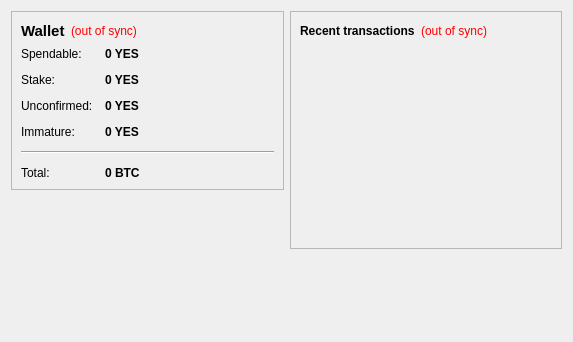
<?xml version="1.0" encoding="UTF-8"?>
<ui version="4.0">
 <class>OverviewPage</class>
 <widget class="QWidget" name="OverviewPage">
  <property name="geometry">
   <rect>
    <x>0</x>
    <y>0</y>
    <width>573</width>
    <height>342</height>
   </rect>
  </property>
  <property name="windowTitle">
   <string>Form</string>
  </property>
  <layout class="QHBoxLayout" name="horizontalLayout" stretch="1,1">
   <item>
    <layout class="QVBoxLayout" name="verticalLayout_2">
     <item>
      <widget class="QFrame" name="frame">
       <property name="frameShape">
        <enum>QFrame::StyledPanel</enum>
       </property>
       <property name="frameShadow">
        <enum>QFrame::Raised</enum>
       </property>
       <layout class="QVBoxLayout" name="verticalLayout_4">
        <item>
         <layout class="QHBoxLayout" name="horizontalLayout_4">
          <item>
           <widget class="QLabel" name="label_5">
            <property name="font">
             <font>
              <pointsize>11</pointsize>
              <weight>75</weight>
              <bold>true</bold>
             </font>
            </property>
            <property name="text">
             <string>Wallet</string>
            </property>
           </widget>
          </item>
          <item>
           <widget class="QLabel" name="labelWalletStatus">
            <property name="toolTip">
             <string>The displayed information may be out of date. Your wallet automatically synchronizes with the sweetycoin network after a connection is established, but this process has not completed yet.</string>
            </property>
            <property name="styleSheet">
             <string notr="true">QLabel { color: red; }</string>
            </property>
            <property name="text">
             <string notr="true">(out of sync)</string>
            </property>
            <property name="alignment">
             <set>Qt::AlignLeading|Qt::AlignLeft|Qt::AlignVCenter</set>
            </property>
           </widget>
          </item>
          <item>
           <spacer name="horizontalSpacer_2">
            <property name="orientation">
             <enum>Qt::Horizontal</enum>
            </property>
            <property name="sizeHint" stdset="0">
             <size>
              <width>40</width>
              <height>20</height>
             </size>
            </property>
           </spacer>
          </item>
         </layout>
        </item>
        <item>
         <layout class="QFormLayout" name="formLayout_2">
          <property name="fieldGrowthPolicy">
           <enum>QFormLayout::AllNonFixedFieldsGrow</enum>
          </property>
          <property name="horizontalSpacing">
           <number>12</number>
          </property>
          <property name="verticalSpacing">
           <number>12</number>
          </property>
          <item row="0" column="0">
           <widget class="QLabel" name="label">
            <property name="text">
             <string>Spendable:</string>
            </property>
           </widget>
          </item>
          <item row="0" column="1">
           <widget class="QLabel" name="labelBalance">
            <property name="font">
             <font>
              <weight>75</weight>
              <bold>true</bold>
             </font>
            </property>
            <property name="cursor">
             <cursorShape>IBeamCursor</cursorShape>
            </property>
            <property name="toolTip">
             <string>Your current spendable balance</string>
            </property>
            <property name="text">
             <string notr="true">0 YES</string>
            </property>
            <property name="textInteractionFlags">
             <set>Qt::LinksAccessibleByMouse|Qt::TextSelectableByKeyboard|Qt::TextSelectableByMouse</set>
            </property>
           </widget>
          </item>
          <item row="1" column="0">
           <widget class="QLabel" name="label_6">
            <property name="text">
             <string>Stake:</string>
            </property>
           </widget>
          </item>
          <item row="1" column="1">
           <widget class="QLabel" name="labelStake">
            <property name="font">
             <font>
              <weight>75</weight>
              <bold>true</bold>
             </font>
            </property>
            <property name="cursor">
             <cursorShape>IBeamCursor</cursorShape>
            </property>
            <property name="toolTip">
             <string>Total of coins that was staked, and do not yet count toward the current balance</string>
            </property>
            <property name="text">
             <string notr="true">0 YES</string>
            </property>
            <property name="textInteractionFlags">
             <set>Qt::LinksAccessibleByMouse|Qt::TextSelectableByKeyboard|Qt::TextSelectableByMouse</set>
            </property>
           </widget>
          </item>
          <item row="2" column="0">
           <widget class="QLabel" name="label_3">
            <property name="text">
             <string>Unconfirmed:</string>
            </property>
           </widget>
          </item>
          <item row="2" column="1">
           <widget class="QLabel" name="labelUnconfirmed">
            <property name="font">
             <font>
              <weight>75</weight>
              <bold>true</bold>
             </font>
            </property>
            <property name="cursor">
             <cursorShape>IBeamCursor</cursorShape>
            </property>
            <property name="toolTip">
             <string>Total of transactions that have yet to be confirmed, and do not yet count toward the current balance</string>
            </property>
            <property name="text">
             <string notr="true">0 YES</string>
            </property>
            <property name="textInteractionFlags">
             <set>Qt::LinksAccessibleByMouse|Qt::TextSelectableByKeyboard|Qt::TextSelectableByMouse</set>
            </property>
           </widget>
          </item>
          <item row="3" column="0">
           <widget class="QLabel" name="labelImmatureText">
            <property name="text">
             <string>Immature:</string>
            </property>
           </widget>
          </item>
          <item row="3" column="1">
           <widget class="QLabel" name="labelImmature">
            <property name="font">
             <font>
              <weight>75</weight>
              <bold>true</bold>
             </font>
            </property>
            <property name="toolTip">
             <string>Mined balance that has not yet matured</string>
            </property>
            <property name="text">
             <string notr="true">0 YES</string>
            </property>
            <property name="textInteractionFlags">
             <set>Qt::LinksAccessibleByMouse|Qt::TextSelectableByKeyboard|Qt::TextSelectableByMouse</set>
            </property>
           </widget>
          </item>
          <item row="4" column="0" colspan="2">
           <widget class="Line" name="line">
            <property name="orientation">
             <enum>Qt::Horizontal</enum>
            </property>
           </widget>
          </item>
          <item row="5" column="0">
           <widget class="QLabel" name="labelTotalText">
            <property name="text">
             <string>Total:</string>
            </property>
           </widget>
          </item>
          <item row="5" column="1">
           <widget class="QLabel" name="labelTotal">
            <property name="font">
             <font>
              <weight>75</weight>
              <bold>true</bold>
             </font>
            </property>
            <property name="cursor">
             <cursorShape>IBeamCursor</cursorShape>
            </property>
            <property name="toolTip">
             <string>Your current total balance</string>
            </property>
            <property name="text">
             <string notr="true">0 BTC</string>
            </property>
            <property name="textInteractionFlags">
             <set>Qt::LinksAccessibleByMouse|Qt::TextSelectableByKeyboard|Qt::TextSelectableByMouse</set>
            </property>
           </widget>
          </item>
         </layout>
        </item>
       </layout>
      </widget>
     </item>
     <item>
      <spacer name="verticalSpacer">
       <property name="orientation">
        <enum>Qt::Vertical</enum>
       </property>
       <property name="sizeHint" stdset="0">
        <size>
         <width>20</width>
         <height>40</height>
        </size>
       </property>
      </spacer>
       　　
     </item>
     　　        <item>
       　　         <widget class="QLabel" name="label_wallet_bgcoin">
         　　          <property name="text">
           　　           <string/>
           　　
         </property>
         　　          <property name="pixmap">
           　　           <pixmap resource="../bitcoin.qrc">:/images/wallet_bgcoin</pixmap>
           　　
         </property>
         　　          <property name="scaledContents">
           　　           <bool>false</bool>
           　　
         </property>
         　　          <property name="alignment">
           　　           <set>Qt::AlignCenter</set>
           　　
         </property>
         　　          <property name="margin">
           　　           <number>-2</number>
           　　
         </property>
         　　
       </widget>
       　　
     </item>
     　　        <item>
       　　         <widget class="QLabel" name="label_6">
         　　          <property name="text">
           　　           <string/>
           　　
         </property>
         　　
       </widget>
       　　
     </item>
    </layout>
   </item>
   <item>
    <layout class="QVBoxLayout" name="verticalLayout_3">
     <item>
      <widget class="QFrame" name="frame_2">
       <property name="frameShape">
        <enum>QFrame::StyledPanel</enum>
       </property>
       <property name="frameShadow">
        <enum>QFrame::Raised</enum>
       </property>
       <layout class="QVBoxLayout" name="verticalLayout">
        <item>
         <layout class="QHBoxLayout" name="horizontalLayout_2">
          <item>
           <widget class="QLabel" name="label_4">
            <property name="text">
             <string>&lt;b&gt;Recent transactions&lt;/b&gt;</string>
            </property>
           </widget>
          </item>
          <item>
           <widget class="QLabel" name="labelTransactionsStatus">
            <property name="toolTip">
             <string>The displayed information may be out of date. Your wallet automatically synchronizes with the sweetycoin network after a connection is established, but this process has not completed yet.</string>
            </property>
            <property name="styleSheet">
             <string notr="true">QLabel { color: red; }</string>
            </property>
            <property name="text">
             <string notr="true">(out of sync)</string>
            </property>
            <property name="alignment">
             <set>Qt::AlignRight|Qt::AlignTrailing|Qt::AlignVCenter</set>
            </property>
           </widget>
          </item>
          <item>
           <spacer name="horizontalSpacer">
            <property name="orientation">
             <enum>Qt::Horizontal</enum>
            </property>
            <property name="sizeHint" stdset="0">
             <size>
              <width>40</width>
              <height>20</height>
             </size>
            </property>
           </spacer>
          </item>
         </layout>
        </item>
        <item>
         <widget class="QListView" name="listTransactions">
          <property name="styleSheet">
           <string notr="true">QListView { background: transparent; }</string>
          </property>
          <property name="frameShape">
           <enum>QFrame::NoFrame</enum>
          </property>
          <property name="verticalScrollBarPolicy">
           <enum>Qt::ScrollBarAlwaysOff</enum>
          </property>
          <property name="horizontalScrollBarPolicy">
           <enum>Qt::ScrollBarAlwaysOff</enum>
          </property>
          <property name="selectionMode">
           <enum>QAbstractItemView::NoSelection</enum>
          </property>
         </widget>
        </item>
       </layout>
      </widget>
     </item>
     <item>
      <spacer name="verticalSpacer_2">
       <property name="orientation">
        <enum>Qt::Vertical</enum>
       </property>
       <property name="sizeHint" stdset="0">
        <size>
         <width>20</width>
         <height>40</height>
        </size>
       </property>
      </spacer>
     </item>
    </layout>
   </item>
  </layout>
 </widget>
 <resources/>
 <connections/>
</ui>
